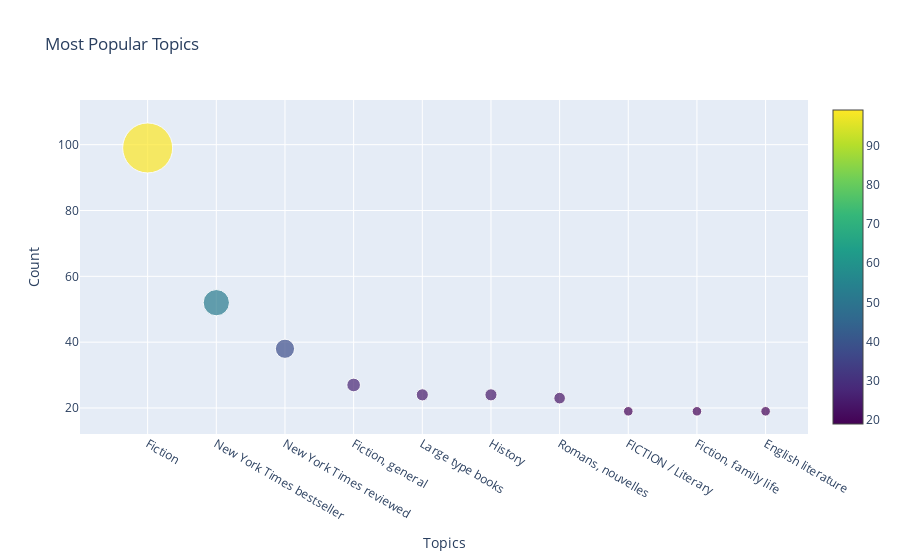

Notebook code for this chart:
### Code cell
import plotly.graph_objects as go
from collections import Counter

def visualize_popular_topics(topics_dict, num_topics=10):
    # Flatten the list of topics from the dictionary
    all_topics = [topic for topics in topics_dict.values() for topic in topics]
    
    # Count the occurrences of each topic
    topic_counts = Counter(all_topics)
    
    # Get the most common topics
    top_topics = topic_counts.most_common(num_topics)
    
    # Extract the topic labels and counts
    labels, counts = zip(*top_topics)
    
    # Create the bubble plot
    fig = go.Figure(data=go.Scatter(
        x=labels,
        y=counts,
        mode='markers',
        marker=dict(
            size=counts,
            sizemode='diameter',
            sizeref=max(counts) / 50,  # Adjust the size scaling factor as needed
            color=counts,
            colorscale='Viridis',  # Choose a desired color scale
            showscale=True
        )
    ))
    
    # Customize the plot layout
    fig.update_layout(
        title='Most Popular Topics',
        xaxis=dict(title='Topics'),
        yaxis=dict(title='Count'),
        showlegend=False
    )
    
    # Display the plot
    fig.show()

# Assuming 'topics_list' is the dictionary with title-topic mappings
visualize_popular_topics(my_topics)

### Figure 1 — Plotly figure (JSON) as saved in the notebook; plotly's stock layout.template omitted (floating-point values rounded to 4 significant figures)
{"data": [{"marker": {"color": [99, 52, 38, 27, 24, 24, 23, 19, 19, 19], "colorscale": [[0, "#440154"], [0.1111, "#482878"], [0.2222, "#3e4989"], [0.3333, "#31688e"], [0.4444, "#26828e"], [0.5556, "#1f9e89"], [0.6667, "#35b779"], [0.7778, "#6ece58"], [0.8889, "#b5de2b"], [1, "#fde725"]], "showscale": true, "size": [99, 52, 38, 27, 24, 24, 23, 19, 19, 19], "sizemode": "diameter", "sizeref": 1.98}, "mode": "markers", "type": "scatter", "x": ["Fiction", "New York Times bestseller", "New York Times reviewed", "Fiction, general", "Large type books", "History", "Romans, nouvelles", "FICTION / Literary", "Fiction, family life", "English literature"], "y": [99, 52, 38, 27, 24, 24, 23, 19, 19, 19]}], "layout": {"showlegend": false, "title": {"text": "Most Popular Topics"}, "xaxis": {"title": {"text": "Topics"}}, "yaxis": {"title": {"text": "Count"}}}}
